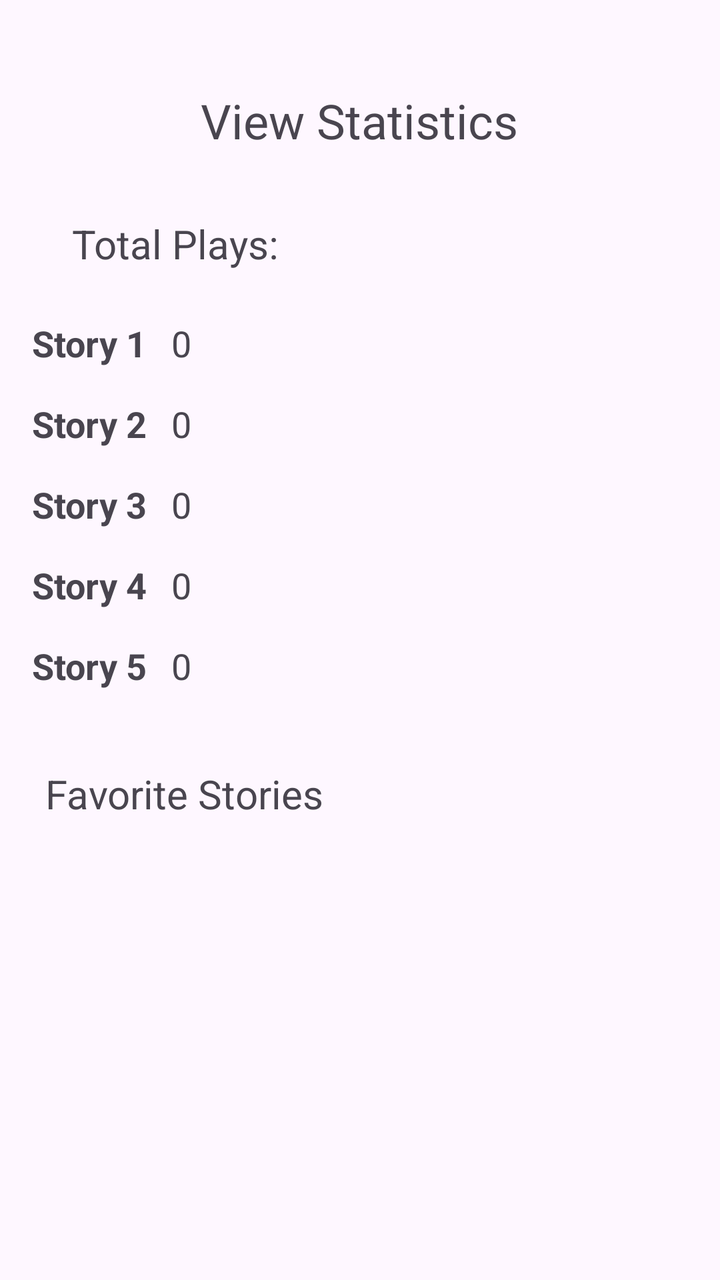
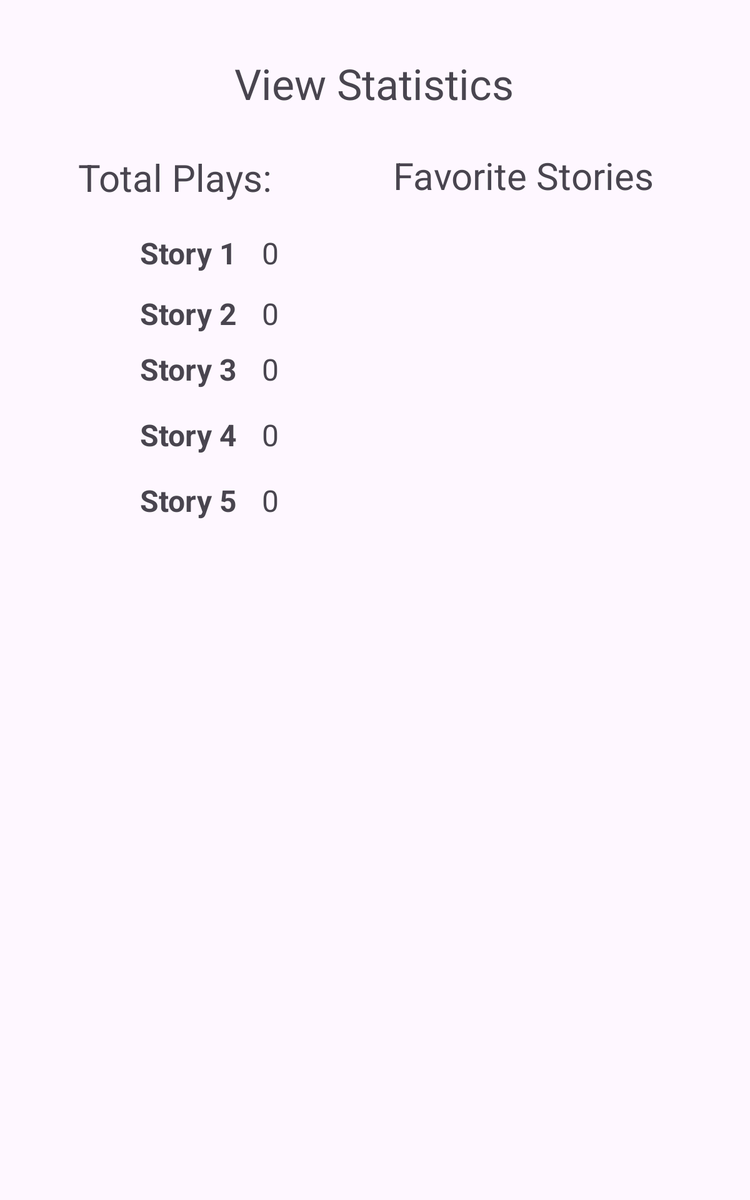

Compare how this app lays out the same screen by default and in its alternative resource folder. The renders come first, then the two layout files and the values they reference.
<!-- AndroidManifest.xml: application theme Theme.Teliki_Ergasia_2 -->
<!-- res/layout/activity_statistics.xml -->
<?xml version="1.0" encoding="utf-8"?>
<androidx.constraintlayout.widget.ConstraintLayout xmlns:android="http://schemas.android.com/apk/res/android"
    xmlns:app="http://schemas.android.com/apk/res-auto"
    xmlns:tools="http://schemas.android.com/tools"
    android:id="@+id/main"
    android:layout_width="match_parent"
    android:layout_height="match_parent"
    tools:context=".StatisticsActivity">

    <TextView
        android:id="@+id/textView3"
        android:layout_width="wrap_content"
        android:layout_height="wrap_content"
        android:layout_marginTop="44dp"
        android:text="@string/view_statistics_header"
        android:textSize="24sp"
        app:layout_constraintEnd_toEndOf="parent"
        app:layout_constraintHorizontal_bias="0.498"
        app:layout_constraintStart_toStartOf="parent"
        app:layout_constraintTop_toTopOf="parent" />

    <TextView
        android:id="@+id/textView4"
        android:layout_width="wrap_content"
        android:layout_height="wrap_content"
        android:layout_marginTop="32dp"
        android:text="@string/total_plays_text"
        android:textSize="20sp"
        app:layout_constraintEnd_toEndOf="parent"
        app:layout_constraintHorizontal_bias="0.14"
        app:layout_constraintStart_toStartOf="parent"
        app:layout_constraintTop_toBottomOf="@+id/textView3" />


    <TextView
        android:id="@+id/textView6"
        android:layout_width="wrap_content"
        android:layout_height="wrap_content"
        android:layout_marginTop="248dp"
        android:text="@string/favorite_stories"
        android:textSize="20sp"
        app:layout_constraintEnd_toEndOf="parent"
        app:layout_constraintHorizontal_bias="0.102"
        app:layout_constraintStart_toStartOf="parent"
        app:layout_constraintTop_toBottomOf="@+id/textView4" />

    <TextView
        android:id="@+id/story1Title"
        android:layout_width="wrap_content"
        android:layout_height="wrap_content"
        android:layout_marginStart="16dp"
        android:layout_marginTop="24dp"
        android:text="@string/story_1"
        android:textSize="18sp"
        android:textStyle="bold"
        app:layout_constraintStart_toStartOf="parent"
        app:layout_constraintTop_toBottomOf="@+id/textView4" />

    <TextView
        android:id="@+id/story3Title"
        android:layout_width="wrap_content"
        android:layout_height="wrap_content"
        android:layout_marginStart="16dp"
        android:layout_marginTop="16dp"
        android:text="@string/story_3"
        android:textSize="18sp"
        android:textStyle="bold"
        app:layout_constraintStart_toStartOf="parent"
        app:layout_constraintTop_toBottomOf="@+id/story2Title" />

    <TextView
        android:id="@+id/story4Title"
        android:layout_width="wrap_content"
        android:layout_height="wrap_content"
        android:layout_marginStart="16dp"
        android:layout_marginTop="16dp"
        android:text="@string/story_4"
        android:textSize="18sp"
        android:textStyle="bold"
        app:layout_constraintStart_toStartOf="parent"
        app:layout_constraintTop_toBottomOf="@+id/story3Title" />

    <TextView
        android:id="@+id/story1Plays"
        android:layout_width="wrap_content"
        android:layout_height="wrap_content"
        android:layout_marginTop="24dp"
        android:text="0"
        android:textSize="18sp"
        app:layout_constraintEnd_toEndOf="parent"
        app:layout_constraintHorizontal_bias="0.045"
        app:layout_constraintStart_toEndOf="@+id/story1Title"
        app:layout_constraintTop_toBottomOf="@+id/textView4" />

    <TextView
        android:id="@+id/story5Title"
        android:layout_width="wrap_content"
        android:layout_height="wrap_content"
        android:layout_marginStart="16dp"
        android:layout_marginTop="16dp"
        android:text="@string/story_5"
        android:textSize="18sp"
        android:textStyle="bold"
        app:layout_constraintStart_toStartOf="parent"
        app:layout_constraintTop_toBottomOf="@+id/story4Title" />

    <TextView
        android:id="@+id/story2Title"
        android:layout_width="wrap_content"
        android:layout_height="wrap_content"
        android:layout_marginStart="16dp"
        android:layout_marginTop="16dp"
        android:text="Story 2"
        android:textSize="18sp"
        android:textStyle="bold"
        app:layout_constraintStart_toStartOf="parent"
        app:layout_constraintTop_toBottomOf="@+id/story1Title" />

    <TextView
        android:id="@+id/story2Plays"
        android:layout_width="wrap_content"
        android:layout_height="wrap_content"
        android:layout_marginTop="16dp"
        android:text="0"
        android:textSize="18sp"
        app:layout_constraintEnd_toEndOf="parent"
        app:layout_constraintHorizontal_bias="0.045"
        app:layout_constraintStart_toEndOf="@+id/story2Title"
        app:layout_constraintTop_toBottomOf="@+id/story1Plays" />

    <TextView
        android:id="@+id/story3Plays"
        android:layout_width="wrap_content"
        android:layout_height="wrap_content"
        android:layout_marginTop="16dp"
        android:text="0"
        android:textSize="18sp"
        app:layout_constraintEnd_toEndOf="parent"
        app:layout_constraintHorizontal_bias="0.045"
        app:layout_constraintStart_toEndOf="@+id/story3Title"
        app:layout_constraintTop_toBottomOf="@+id/story2Plays" />

    <TextView
        android:id="@+id/story4Plays"
        android:layout_width="wrap_content"
        android:layout_height="wrap_content"
        android:layout_marginTop="16dp"
        android:text="0"
        android:textSize="18sp"
        app:layout_constraintEnd_toEndOf="parent"
        app:layout_constraintHorizontal_bias="0.045"
        app:layout_constraintStart_toEndOf="@+id/story4Title"
        app:layout_constraintTop_toBottomOf="@+id/story3Plays" />

    <TextView
        android:id="@+id/story5Plays"
        android:layout_width="wrap_content"
        android:layout_height="wrap_content"
        android:layout_marginTop="16dp"
        android:text="0"
        android:textSize="18sp"
        app:layout_constraintEnd_toEndOf="parent"
        app:layout_constraintHorizontal_bias="0.045"
        app:layout_constraintStart_toEndOf="@+id/story5Title"
        app:layout_constraintTop_toBottomOf="@+id/story4Plays" />

    <LinearLayout
        android:id="@+id/linearLayoutFavorites"
        android:layout_width="406dp"
        android:layout_height="261dp"
        android:orientation="vertical"
        app:layout_constraintBottom_toBottomOf="parent"
        app:layout_constraintEnd_toEndOf="parent"
        app:layout_constraintHorizontal_bias="0.4"
        app:layout_constraintStart_toStartOf="parent"
        app:layout_constraintTop_toBottomOf="@+id/textView6"
        app:layout_constraintVertical_bias="0.118"></LinearLayout>

</androidx.constraintlayout.widget.ConstraintLayout>
<!-- resources referenced by this layout -->
<resources>
  <string name="favorite_stories">Favorite Stories</string>
  <string name="story_1">Story 1</string>
  <string name="story_3">Story 3</string>
  <string name="story_4">Story 4</string>
  <string name="story_5">Story 5</string>
  <string name="total_plays_text">Total Plays:</string>
  <string name="view_statistics_header">View Statistics</string>
  <style name="Theme.Teliki_Ergasia_2" parent="Base.Theme.Teliki_Ergasia_2" />
  <style name="Base.Theme.Teliki_Ergasia_2" parent="Theme.Material3.DayNight.NoActionBar">
          
          
      </style>
</resources>
<!-- res/layout-sw600dp/activity_statistics.xml (the repository's variant of the layout above) -->
<!-- drawn on a 7-inch tablet held upright -->
<?xml version="1.0" encoding="utf-8"?>
<androidx.constraintlayout.widget.ConstraintLayout xmlns:android="http://schemas.android.com/apk/res/android"
    xmlns:app="http://schemas.android.com/apk/res-auto"
    xmlns:tools="http://schemas.android.com/tools"
    android:id="@+id/main"
    android:layout_width="match_parent"
    android:layout_height="match_parent"
    tools:context=".StatisticsActivity">

    <TextView
        android:id="@+id/textView3"
        android:layout_width="wrap_content"
        android:layout_height="wrap_content"
        android:layout_marginTop="44dp"
        android:text="@string/view_statistics_header"
        android:textSize="34sp"
        app:layout_constraintEnd_toEndOf="parent"
        app:layout_constraintHorizontal_bias="0.498"
        app:layout_constraintStart_toStartOf="parent"
        app:layout_constraintTop_toTopOf="parent" />

    <TextView
        android:id="@+id/textView4"
        android:layout_width="wrap_content"
        android:layout_height="wrap_content"
        android:layout_marginTop="32dp"
        android:text="@string/total_plays_text"
        android:textSize="30sp"
        app:layout_constraintEnd_toEndOf="parent"
        app:layout_constraintHorizontal_bias="0.14"
        app:layout_constraintStart_toStartOf="parent"
        app:layout_constraintTop_toBottomOf="@+id/textView3" />


    <TextView
        android:id="@+id/textView6"
        android:layout_width="wrap_content"
        android:layout_height="wrap_content"
        android:layout_marginTop="120dp"
        android:text="@string/favorite_stories"
        android:textSize="30sp"
        app:layout_constraintEnd_toEndOf="parent"
        app:layout_constraintHorizontal_bias="0.803"
        app:layout_constraintStart_toStartOf="parent"
        app:layout_constraintTop_toTopOf="parent" />

    <LinearLayout
        android:id="@+id/linearLayoutFavorites"
        android:layout_width="413dp"
        android:layout_height="242dp"
        android:orientation="vertical"
        app:layout_constraintBottom_toBottomOf="parent"
        app:layout_constraintEnd_toEndOf="parent"
        app:layout_constraintHorizontal_bias="0.934"
        app:layout_constraintStart_toStartOf="parent"
        app:layout_constraintTop_toBottomOf="@+id/textView6"
        app:layout_constraintVertical_bias="0.104"></LinearLayout>

    <TextView
        android:id="@+id/story1Title"
        android:layout_width="wrap_content"
        android:layout_height="wrap_content"
        android:layout_marginStart="112dp"
        android:layout_marginTop="24dp"
        android:text="@string/story_1"
        android:textSize="24sp"
        android:textStyle="bold"
        app:layout_constraintStart_toStartOf="parent"
        app:layout_constraintTop_toBottomOf="@+id/textView4" />

    <TextView
        android:id="@+id/story3Plays"
        android:layout_width="wrap_content"
        android:layout_height="wrap_content"
        android:layout_marginTop="12dp"
        android:text="0"
        android:textSize="24sp"
        app:layout_constraintEnd_toEndOf="parent"
        app:layout_constraintHorizontal_bias="0.051"
        app:layout_constraintStart_toEndOf="@+id/story3Title"
        app:layout_constraintTop_toBottomOf="@+id/story2Plays" />

    <TextView
        android:id="@+id/story5Title"
        android:layout_width="wrap_content"
        android:layout_height="wrap_content"
        android:layout_marginStart="112dp"
        android:layout_marginTop="20dp"
        android:text="@string/story_5"
        android:textSize="24sp"
        android:textStyle="bold"
        app:layout_constraintStart_toStartOf="parent"
        app:layout_constraintTop_toBottomOf="@+id/story4Title" />

    <TextView
        android:id="@+id/story4Plays"
        android:layout_width="wrap_content"
        android:layout_height="wrap_content"
        android:layout_marginTop="20dp"
        android:text="0"
        android:textSize="24sp"
        app:layout_constraintEnd_toEndOf="parent"
        app:layout_constraintHorizontal_bias="0.051"
        app:layout_constraintStart_toEndOf="@+id/story4Title"
        app:layout_constraintTop_toBottomOf="@+id/story3Plays" />

    <TextView
        android:id="@+id/story2Title"
        android:layout_width="wrap_content"
        android:layout_height="wrap_content"
        android:layout_marginStart="112dp"
        android:layout_marginTop="16dp"
        android:text="Story 2"
        android:textSize="24sp"
        android:textStyle="bold"
        app:layout_constraintStart_toStartOf="parent"
        app:layout_constraintTop_toBottomOf="@+id/story1Title" />

    <TextView
        android:id="@+id/story5Plays"
        android:layout_width="wrap_content"
        android:layout_height="wrap_content"
        android:layout_marginTop="20dp"
        android:text="0"
        android:textSize="24sp"
        app:layout_constraintEnd_toEndOf="parent"
        app:layout_constraintHorizontal_bias="0.051"
        app:layout_constraintStart_toEndOf="@+id/story5Title"
        app:layout_constraintTop_toBottomOf="@+id/story4Plays" />

    <TextView
        android:id="@+id/story2Plays"
        android:layout_width="wrap_content"
        android:layout_height="wrap_content"
        android:layout_marginTop="16dp"
        android:text="0"
        android:textSize="24sp"
        app:layout_constraintEnd_toEndOf="parent"
        app:layout_constraintHorizontal_bias="0.051"
        app:layout_constraintStart_toEndOf="@+id/story2Title"
        app:layout_constraintTop_toBottomOf="@+id/story1Plays" />

    <TextView
        android:id="@+id/story4Title"
        android:layout_width="wrap_content"
        android:layout_height="wrap_content"
        android:layout_marginStart="112dp"
        android:layout_marginTop="20dp"
        android:text="@string/story_4"
        android:textSize="24sp"
        android:textStyle="bold"
        app:layout_constraintStart_toStartOf="parent"
        app:layout_constraintTop_toBottomOf="@+id/story3Title" />

    <TextView
        android:id="@+id/story1Plays"
        android:layout_width="wrap_content"
        android:layout_height="wrap_content"
        android:layout_marginTop="24dp"
        android:text="0"
        android:textSize="24sp"
        app:layout_constraintEnd_toEndOf="parent"
        app:layout_constraintHorizontal_bias="0.051"
        app:layout_constraintStart_toEndOf="@+id/story1Title"
        app:layout_constraintTop_toBottomOf="@+id/textView4" />

    <TextView
        android:id="@+id/story3Title"
        android:layout_width="wrap_content"
        android:layout_height="wrap_content"
        android:layout_marginStart="112dp"
        android:layout_marginTop="12dp"
        android:text="@string/story_3"
        android:textSize="24sp"
        android:textStyle="bold"
        app:layout_constraintStart_toStartOf="parent"
        app:layout_constraintTop_toBottomOf="@+id/story2Title" />

</androidx.constraintlayout.widget.ConstraintLayout>
